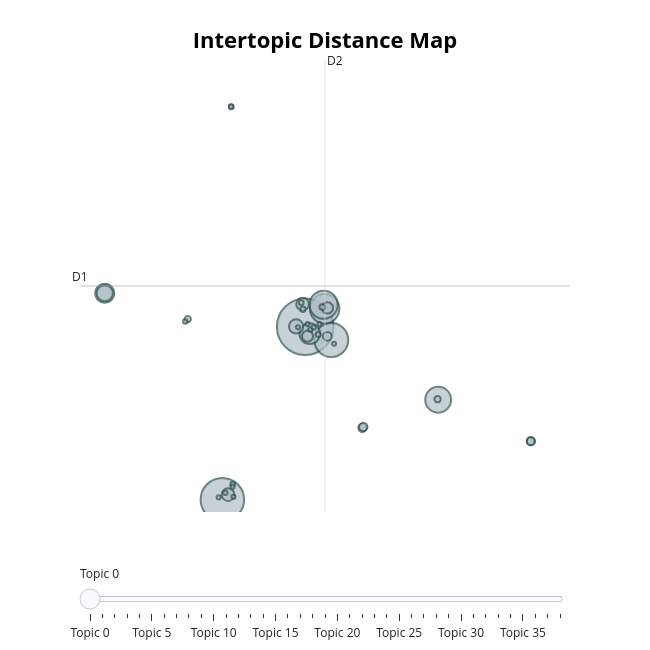
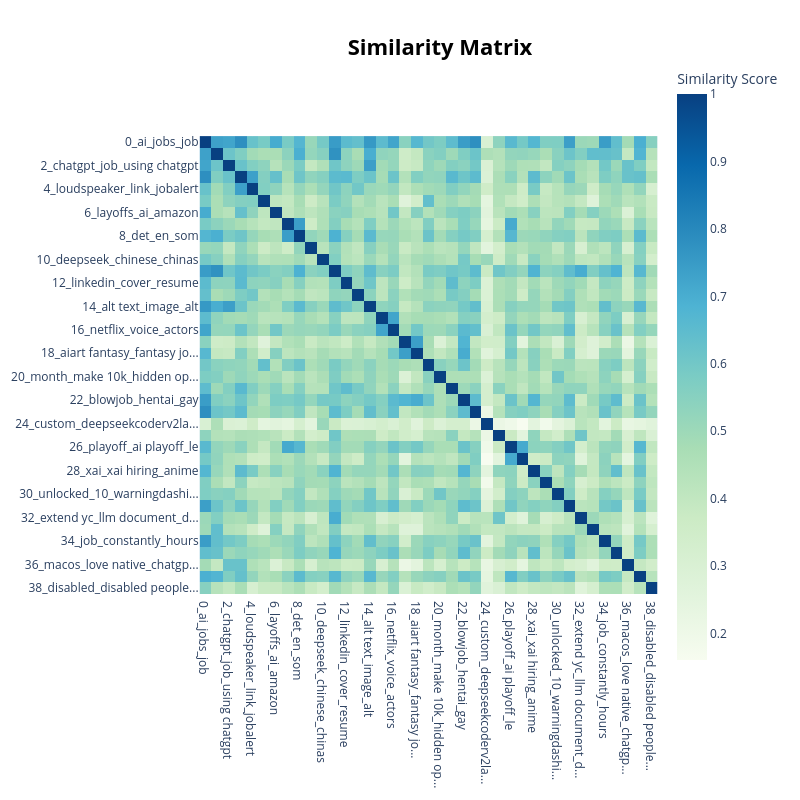
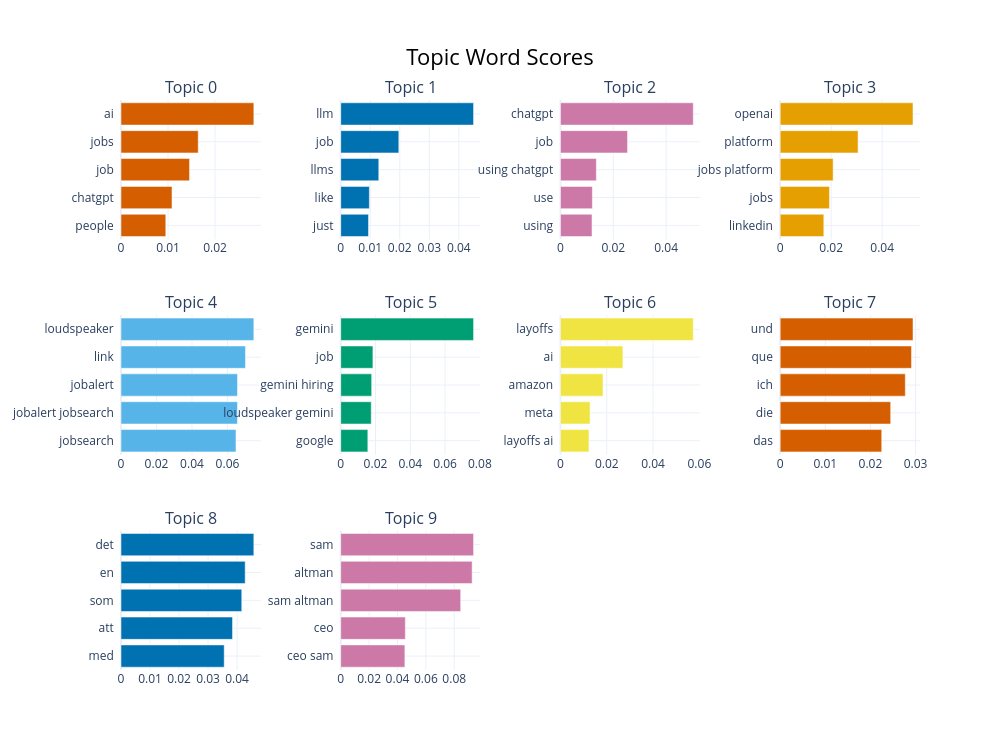

The code cell stored with these charts, in order, in its notebook:
### Code cell
# Define the output directory
output_dir = "bertopic_visualizations"
if not os.path.exists(output_dir):
    os.makedirs(output_dir)
    print(f"Created output directory: {output_dir}")

# --- 1. Probability Reset and Topic Reduction (FIXED CODE) ---
nr_topics = 40

# --- FIX: Set probabilities_ to None to avoid mapping errors during reduction ---
# This forces the model to ignore the complex, large original probabilities matrix.
topic_model.probabilities_ = None
print("Probabilities matrix reset to avoid Index Error.")

# Reduce topics - using docs=texts and nr_topics
print(f"Original number of topics (including outliers): {len(topic_model.get_topic_info())}")
topic_model.reduce_topics(docs=texts, nr_topics=nr_topics) 

# --- RECALCULATE TOPIC ASSIGNMENTS and PROBABILITIES ---
# Rerun transform on the aligned texts to get new assignments based on the reduced topics
new_topics, new_probabilities = topic_model.transform(texts)
topic_model.probabilities_ = new_probabilities
topic_model.topics_ = new_topics

# Get the updated topic information
topic_info = topic_model.get_topic_info()
print(f"Reduced number of topics (including outliers): {len(topic_info)}")

# Save the updated info
topic_info.to_csv(os.path.join(output_dir, "reduced_topic_info.csv"), index=False)
print("\nSaved reduced topic information.")

# --- 2. Visualization Generation and Saving ---

## 2.1 Intertopic Distance Map (UMAP/t-SNE)
fig_distance = topic_model.visualize_topics()
fig_distance.write_html(os.path.join(output_dir, "01_intertopic_distance_map.html"))
print("Saved 01_intertopic_distance_map.html")

fig_distance = topic_model.visualize_topics()
fig_distance.show()     # <-- PRINT IN NOTEBOOK
fig_distance.write_html(os.path.join(output_dir, "01_intertopic_distance_map.html"))
print("Saved 01_intertopic_distance_map.html")

## 2.2 Topic Similarity Heatmap
fig_heatmap = topic_model.visualize_heatmap()
fig_heatmap.write_html(os.path.join(output_dir, "02_topic_similarity_heatmap.html"))
print("Saved 02_topic_similarity_heatmap.html")

fig_heatmap = topic_model.visualize_heatmap()
fig_heatmap.show()      # <-- PRINT IN NOTEBOOK
fig_heatmap.write_html(os.path.join(output_dir, "02_topic_similarity_heatmap.html"))
print("Saved 02_topic_similarity_heatmap.html")

## 2.3 Topic Word Scores (Bar Chart for Top 10 Topics)
fig_barchart = topic_model.visualize_barchart(top_n_topics=10)
fig_barchart.write_html(os.path.join(output_dir, "03_top_10_topic_barchart.html"))
print("Saved 03_top_10_topic_barchart.html")

fig_barchart = topic_model.visualize_barchart(top_n_topics=10)
fig_barchart.show()     # <-- PRINT IN NOTEBOOK
fig_barchart.write_html(os.path.join(output_dir, "03_top_10_topic_barchart.html"))
print("Saved 03_top_10_topic_barchart.html")

### Figure 1 — Plotly figure (JSON) as saved in the notebook; plotly's stock layout.template omitted (floating-point values rounded to 4 significant figures)
{"data": [{"customdata": [[0, "ai | jobs | job | chatgpt | people", 2157], [1, "llm | job | llms | like | just", 1272], [2, "chatgpt | job | using chatgpt | use | using", 778], [3, "openai | platform | jobs platform | jobs | linkedin", 584], [4, "loudspeaker | link | jobalert | jobalert jobsearch | jobsearch", 533], [5, "gemini | job | gemini hiring | loudspeaker gemini | google", 451], [6, "layoffs | ai | amazon | meta | layoffs ai", 288], [7, "und | que | ich | die | das", 247], [8, "det | en | som | att | med", 176], [9, "sam | altman | sam altman | ceo | ceo sam", 138], [10, "deepseek | chinese | chinas | deepseek offers | ramps", 110], [11, "engineer | yc | hiring | senior | llm", 109], [12, "linkedin | cover | resume | cover letters | ai", 86], [13, "policecarlight ai | job alert | alert | policecarlight | apply policecarlight", 83], [14, "alt text | image | alt | chatgpt | text", 52], [15, "voice | voice acting | acting | vas | date got", 46], [16, "netflix | voice | actors | strike | 900000", 46], [17, "aiart | aiart aiart | aiartcommunity | blowjobchurch | aiartcommunity generativeart", 46], [18, "aiart fantasy | fantasy jobs | fantasy | ai aiart | aiart", 41], [19, "2jobcom | gemini | aigemini | impress watch | inajob", 27], [20, "month | make 10k | hidden opportunities | imagined earning | 9to5 job", 27], [21, "resume | introduction | cybersecurity | chatgpt resume | ai resume", 22], [22, "blowjob | hentai | gay | ai aiart | porn", 20], [23, "media | social | social media | video | content", 17], [24, "custom | deepseekcoderv2latest | custom llmsjob | llmsjob exception | exception deepseekcoderv2latest", 16], [25, "prompt | prompt engineers | prompt engineering | prompt engineer | engineer", 15], [26, "playoff | ai playoff | le | mondiali | israele", 14], [27, "nba | playoffs | nbaplayoffs | playoff | win", 13], [28, "xai | xai hiring | anime | anime girls | girls", 13], [29, "elon | grok | blockchain | earth power | live aipowered", 13], [30, "unlocked | 10 | warningdashingaway2 | words past | trending words", 13], [31, "agent | comments | cron | comments url | hn ai", 12], [32, "extend yc | llm document | document processing | extend | engineers build", 12], [33, "llm slop | slop | layoffs | ibm | slop disrupting", 12], [34, "job | constantly | hours | yall im | fun yall", 12], [35, "user | 1970s | 50 engineer | 1970s female | assure know", 11], [36, "macos | love native | chatgpt desktop | desktop app | native macos", 11], [37, "genai | fuck | bias | cheap fast | guidance", 11], [38, "disabled | disabled people | disability | people | neurotypical", 10]], "hovertemplate": "<b>Topic %{customdata[0]}</b><br>%{customdata[1]}<br>Size: %{customdata[2]}", "legendgroup": "", "marker": {"color": "#B0BEC5", "line": {"color": "DarkSlateGrey", "width": 2}, "size": [2157, 1272, 778, 584, 533, 451, 288, 247, 176, 138, 110, 109, 86, 83, 52, 46, 46, 46, 41, 27, 27, 22, 20, 17, 16, 15, 14, 13, 13, 13, 13, 12, 12, 12, 12, 11, 11, 11, 10], "sizemode": "area", "sizeref": 1.348, "symbol": "circle"}, "mode": "markers", "name": "", "orientation": "v", "showlegend": false, "type": "scatter", "x": [2.228, -3.012, 3.879, 3.459, 3.395, 10.64, 2.516, -10.45, -10.45, 1.654, 2.068, -2.649, 3.638, 2.378, 3.63, 5.848, 5.906, 16.51, 16.5, 10.61, -5.203, 3.313, 2.086, 3.055, 1.978, -2.356, -2.441, -2.463, -2.821, 2.556, -5.361, 2.385, -2.366, -3.245, 2.768, -2.31, 4.058, 1.769, 3.137], "xaxis": "x", "y": [5.972, -5.475, 5.095, 7.155, 7.426, 1.134, 5.513, 8.186, 8.186, 5.988, 7.465, -5.149, 7.213, 5.348, 5.336, -0.7231, -0.663, -1.611, -1.609, 1.172, 6.474, 7.272, 7.122, 5.455, 7.566, -4.446, 20.52, 20.55, -5.028, 5.778, 6.316, 6.147, -4.619, -5.322, 5.923, -5.285, 4.836, 5.927, 6.148], "yaxis": "y"}], "layout": {"annotations": [{"showarrow": false, "text": "D1", "x": -12.02, "y": 8.666, "yshift": 10}, {"showarrow": false, "text": "D2", "x": 3.483, "xshift": 10, "y": 23.63}], "height": 650, "hoverlabel": {"bgcolor": "white", "font": {"family": "Rockwell", "size": 16}}, "legend": {"itemsizing": "constant", "tracegroupgap": 0}, "margin": {"t": 60}, "shapes": [{"line": {"color": "#CFD8DC", "width": 2}, "type": "line", "x0": 3.483, "x1": 3.483, "y0": -6.296, "y1": 23.63}, {"line": {"color": "#9E9E9E", "width": 2}, "type": "line", "x0": -12.02, "x1": 18.99, "y0": 8.666, "y1": 8.666}], "sliders": [{"active": 0, "pad": {"t": 50}, "steps": [{"args": [{"marker.color": [["red", "#B0BEC5", "#B0BEC5", "#B0BEC5", "#B0BEC5", "#B0BEC5", "#B0BEC5", "#B0BEC5", "#B0BEC5", "#B0BEC5", "#B0BEC5", "#B0BEC5", "#B0BEC5", "#B0BEC5", "#B0BEC5", "#B0BEC5", "#B0BEC5", "#B0BEC5", "#B0BEC5", "#B0BEC5", "#B0BEC5", "#B0BEC5", "#B0BEC5", "#B0BEC5", "#B0BEC5", "#B0BEC5", "#B0BEC5", "#B0BEC5", "#B0BEC5", "#B0BEC5", "#B0BEC5", "#B0BEC5", "#B0BEC5", "#B0BEC5", "#B0BEC5", "#B0BEC5", "#B0BEC5", "#B0BEC5", "#B0BEC5"]]}], "label": "Topic 0", "method": "update"}, {"args": [{"marker.color": [["#B0BEC5", "red", "#B0BEC5", "#B0BEC5", "#B0BEC5", "#B0BEC5", "#B0BEC5", "#B0BEC5", "#B0BEC5", "#B0BEC5", "#B0BEC5", "#B0BEC5", "#B0BEC5", "#B0BEC5", "#B0BEC5", "#B0BEC5", "#B0BEC5", "#B0BEC5", "#B0BEC5", "#B0BEC5", "#B0BEC5", "#B0BEC5", "#B0BEC5", "#B0BEC5", "#B0BEC5", "#B0BEC5", "#B0BEC5", "#B0BEC5", "#B0BEC5", "#B0BEC5", "#B0BEC5", "#B0BEC5", "#B0BEC5", "#B0BEC5", "#B0BEC5", "#B0BEC5", "#B0BEC5", "#B0BEC5", "#B0BEC5"]]}], "label": "Topic 1", "method": "update"}, {"args": [{"marker.color": [["#B0BEC5", "#B0BEC5", "red", "#B0BEC5", "#B0BEC5", "#B0BEC5", "#B0BEC5", "#B0BEC5", "#B0BEC5", "#B0BEC5", "#B0BEC5", "#B0BEC5", "#B0BEC5", "#B0BEC5", "#B0BEC5", "#B0BEC5", "#B0BEC5", "#B0BEC5", "#B0BEC5", "#B0BEC5", "#B0BEC5", "#B0BEC5", "#B0BEC5", "#B0BEC5", "#B0BEC5", "#B0BEC5", "#B0BEC5", "#B0BEC5", "#B0BEC5", "#B0BEC5", "#B0BEC5", "#B0BEC5", "#B0BEC5", "#B0BEC5", "#B0BEC5", "#B0BEC5", "#B0BEC5", "#B0BEC5", "#B0BEC5"]]}], "label": "Topic 2", "method": "update"}, {"args": [{"marker.color": [["#B0BEC5", "#B0BEC5", "#B0BEC5", "red", "#B0BEC5", "#B0BEC5", "#B0BEC5", "#B0BEC5", "#B0BEC5", "#B0BEC5", "#B0BEC5", "#B0BEC5", "#B0BEC5", "#B0BEC5", "#B0BEC5", "#B0BEC5", "#B0BEC5", "#B0BEC5", "#B0BEC5", "#B0BEC5", "#B0BEC5", "#B0BEC5", "#B0BEC5", "#B0BEC5", "#B0BEC5", "#B0BEC5", "#B0BEC5", "#B0BEC5", "#B0BEC5", "#B0BEC5", "#B0BEC5", "#B0BEC5", "#B0BEC5", "#B0BEC5", "#B0BEC5", "#B0BEC5", "#B0BEC5", "#B0BEC5", "#B0BEC5"]]}], "label": "Topic 3", "method": "update"}, {"args": [{"marker.color": [["#B0BEC5", "#B0BEC5", "#B0BEC5", "#B0BEC5", "red", "#B0BEC5", "#B0BEC5", "#B0BEC5", "#B0BEC5", "#B0BEC5", "#B0BEC5", "#B0BEC5", "#B0BEC5", "#B0BEC5", "#B0BEC5", "#B0BEC5", "#B0BEC5", "#B0BEC5", "#B0BEC5", "#B0BEC5", "#B0BEC5", "#B0BEC5", "#B0BEC5", "#B0BEC5", "#B0BEC5", "#B0BEC5", "#B0BEC5", "#B0BEC5", "#B0BEC5", "#B0BEC5", "#B0BEC5", "#B0BEC5", "#B0BEC5", "#B0BEC5", "#B0BEC5", "#B0BEC5", "#B0BEC5", "#B0BEC5", "#B0BEC5"]]}], "label": "Topic 4", "method": "update"}, {"args": [{"marker.color": [["#B0BEC5", "#B0BEC5", "#B0BEC5", "#B0BEC5", "#B0BEC5", "red", "#B0BEC5", "#B0BEC5", "#B0BEC5", "#B0BEC5", "#B0BEC5", "#B0BEC5", "#B0BEC5", "#B0BEC5", "#B0BEC5", "#B0BEC5", "#B0BEC5", "#B0BEC5", "#B0BEC5", "#B0BEC5", "#B0BEC5", "#B0BEC5", "#B0BEC5", "#B0BEC5", "#B0BEC5", "#B0BEC5", "#B0BEC5", "#B0BEC5", "#B0BEC5", "#B0BEC5", "#B0BEC5", "#B0BEC5", "#B0BEC5", "#B0BEC5", "#B0BEC5", "#B0BEC5", "#B0BEC5", "#B0BEC5", "#B0BEC5"]]}], "label": "Topic 5", "method": "update"}, {"args": [{"marker.color": [["#B0BEC5", "#B0BEC5", "#B0BEC5", "#B0BEC5", "#B0BEC5", "#B0BEC5", "red", "#B0BEC5", "#B0BEC5", "#B0BEC5", "#B0BEC5", "#B0BEC5", "#B0BEC5", "#B0BEC5", "#B0BEC5", "#B0BEC5", "#B0BEC5", "#B0BEC5", "#B0BEC5", "#B0BEC5", "#B0BEC5", "#B0BEC5", "#B0BEC5", "#B0BEC5", "#B0BEC5", "#B0BEC5", "#B0BEC5", "#B0BEC5", "#B0BEC5", "#B0BEC5", "#B0BEC5", "#B0BEC5", "#B0BEC5", "#B0BEC5", "#B0BEC5", "#B0BEC5", "#B0BEC5", "#B0BEC5", "#B0BEC5"]]}], "label": "Topic 6", "method": "update"}, {"args": [{"marker.color": [["#B0BEC5", "#B0BEC5", "#B0BEC5", "#B0BEC5", "#B0BEC5", "#B0BEC5", "#B0BEC5", "red", "#B0BEC5", "#B0BEC5", "#B0BEC5", "#B0BEC5", "#B0BEC5", "#B0BEC5", "#B0BEC5", "#B0BEC5", "#B0BEC5", "#B0BEC5", "#B0BEC5", "#B0BEC5", "#B0BEC5", "#B0BEC5", "#B0BEC5", "#B0BEC5", "#B0BEC5", "#B0BEC5", "#B0BEC5", "#B0BEC5", "#B0BEC5", "#B0BEC5", "#B0BEC5", "#B0BEC5", "#B0BEC5", "#B0BEC5", "#B0BEC5", "#B0BEC5", "#B0BEC5", "#B0BEC5", "#B0BEC5"]]}], "label": "Topic 7", "method": "update"}, {"args": [{"marker.color": [["#B0BEC5", "#B0BEC5", "#B0BEC5", "#B0BEC5", "#B0BEC5", "#B0BEC5", "#B0BEC5", "#B0BEC5", "red", "#B0BEC5", "#B0BEC5", "#B0BEC5", "#B0BEC5", "#B0BEC5", "#B0BEC5", "#B0BEC5", "#B0BEC5", "#B0BEC5", "#B0BEC5", "#B0BEC5", "#B0BEC5", "#B0BEC5", "#B0BEC5", "#B0BEC5", "#B0BEC5", "#B0BEC5", "#B0BEC5", "#B0BEC5", "#B0BEC5", "#B0BEC5", "#B0BEC5", "#B0BEC5", "#B0BEC5", "#B0BEC5", "#B0BEC5", "#B0BEC5", "#B0BEC5", "#B0BEC5", "#B0BEC5"]]}], "label": "Topic 8", "method": "update"}, {"args": [{"marker.color": [["#B0BEC5", "#B0BEC5", "#B0BEC5", "#B0BEC5", "#B0BEC5", "#B0BEC5", "#B0BEC5", "#B0BEC5", "#B0BEC5", "red", "#B0BEC5", "#B0BEC5", "#B0BEC5", "#B0BEC5", "#B0BEC5", "#B0BEC5", "#B0BEC5", "#B0BEC5", "#B0BEC5", "#B0BEC5", "#B0BEC5", "#B0BEC5", "#B0BEC5", "#B0BEC5", "#B0BEC5", "#B0BEC5", "#B0BEC5", "#B0BEC5", "#B0BEC5", "#B0BEC5", "#B0BEC5", "#B0BEC5", "#B0BEC5", "#B0BEC5", "#B0BEC5", "#B0BEC5", "#B0BEC5", "#B0BEC5", "#B0BEC5"]]}], "label": "Topic 9", "method": "update"}, {"args": [{"marker.color": [["#B0BEC5", "#B0BEC5", "#B0BEC5", "#B0BEC5", "#B0BEC5", "#B0BEC5", "#B0BEC5", "#B0BEC5", "#B0BEC5", "#B0BEC5", "red", "#B0BEC5", "#B0BEC5", "#B0BEC5", "#B0BEC5", "#B0BEC5", "#B0BEC5", "#B0BEC5", "#B0BEC5", "#B0BEC5", "#B0BEC5", "#B0BEC5", "#B0BEC5", "#B0BEC5", "#B0BEC5", "#B0BEC5", "#B0BEC5", "#B0BEC5", "#B0BEC5", "#B0BEC5", "#B0BEC5", "#B0BEC5", "#B0BEC5", "#B0BEC5", "#B0BEC5", "#B0BEC5", "#B0BEC5", "#B0BEC5", "#B0BEC5"]]}], "label": "Topic 10", "method": "update"}, {"args": [{"marker.color": [["#B0BEC5", "#B0BEC5", "#B0BEC5", "#B0BEC5", "#B0BEC5", "#B0BEC5", "#B0BEC5", "#B0BEC5", "#B0BEC5", "#B0BEC5", "#B0BEC5", "red", "#B0BEC5", "#B0BEC5", "#B0BEC5", "#B0BEC5", "#B0BEC5", "#B0BEC5", "#B0BEC5", "#B0BEC5", "#B0BEC5", "#B0BEC5", "#B0BEC5", "#B0BEC5", "#B0BEC5", "#B0BEC5", "#B0BEC5", "#B0BEC5", "#B0BEC5", "#B0BEC5", "#B0BEC5", "#B0BEC5", "#B0BEC5", "#B0BEC5", "#B0BEC5", "#B0BEC5", "#B0BEC5", "#B0BEC5", "#B0BEC5"]]}], "label": "Topic 11", "method": "update"}, {"args": [{"marker.color": [["#B0BEC5", "#B0BEC5", "#B0BEC5", "#B0BEC5", "#B0BEC5", "#B0BEC5", "#B0BEC5", "#B0BEC5", "#B0BEC5", "#B0BEC5", "#B0BEC5", "#B0BEC5", "red", "#B0BEC5", "#B0BEC5", "#B0BEC5", "#B0BEC5", "#B0BEC5", "#B0BEC5", "#B0BEC5", "#B0BEC5", "#B0BEC5", "#B0BEC5", "#B0BEC5", "#B0BEC5", "#B0BEC5", "#B0BEC5", "#B0BEC5", "#B0BEC5", "#B0BEC5", "#B0BEC5", "#B0BEC5", "#B0BEC5", "#B0BEC5", "#B0BEC5", "#B0BEC5", "#B0BEC5", "#B0BEC5", "#B0BEC5"]]}], "label": "Topic 12", "method": "update"}, {"args": [{"marker.color": [["#B0BEC5", "#B0BEC5", "#B0BEC5", "#B0BEC5", "#B0BEC5", "#B0BEC5", "#B0BEC5", "#B0BEC5", "#B0BEC5", "#B0BEC5", "#B0BEC5", "#B0BEC5", "#B0BEC5", "red", "#B0BEC5", "#B0BEC5", "#B0BEC5", "#B0BEC5", "#B0BEC5", "#B0BEC5", "#B0BEC5", "#B0BEC5", "#B0BEC5", "#B0BEC5", "#B0BEC5", "#B0BEC5", "#B0BEC5", "#B0BEC5", "#B0BEC5", "#B0BEC5", "#B0BEC5", "#B0BEC5", "#B0BEC5", "#B0BEC5", "#B0BEC5", "#B0BEC5", "#B0BEC5", "#B0BEC5", "#B0BEC5"]]}], "label": "Topic 13", "method": "update"}, {"args": [{"marker.color": [["#B0BEC5", "#B0BEC5", "#B0BEC5", "#B0BEC5", "#B0BEC5", "#B0BEC5", "#B0BEC5", "#B0BEC5", "#B0BEC5", "#B0BEC5", "#B0BEC5", "#B0BEC5", "#B0BEC5", "#B0BEC5", "red", "#B0BEC5", "#B0BEC5", "#B0BEC5", "#B0BEC5", "#B0BEC5", "#B0BEC5", "#B0BEC5", "#B0BEC5", "#B0BEC5", "#B0BEC5", "#B0BEC5", "#B0BEC5", "#B0BEC5", "#B0BEC5", "#B0BEC5", "#B0BEC5", "#B0BEC5", "#B0BEC5", "#B0BEC5", "#B0BEC5", "#B0BEC5", "#B0BEC5", "#B0BEC5", "#B0BEC5"]]}], "label": "Topic 14", "method": "update"}, {"args": [{"marker.color": [["#B0BEC5", "#B0BEC5", "#B0BEC5", "#B0BEC5", "#B0BEC5", "#B0BEC5", "#B0BEC5", "#B0BEC5", "#B0BEC5", "#B0BEC5", "#B0BEC5", "#B0BEC5", "#B0BEC5", "#B0BEC5", "#B0BEC5", "red", "#B0BEC5", "#B0BEC5", "#B0BEC5", "#B0BEC5", "#B0BEC5", "#B0BEC5", "#B0BEC5", "#B0BEC5", "#B0BEC5", "#B0BEC5", "#B0BEC5", "#B0BEC5", "#B0BEC5", "#B0BEC5", "#B0BEC5", "#B0BEC5", "#B0BEC5", "#B0BEC5", "#B0BEC5", "#B0BEC5", "#B0BEC5", "#B0BEC5", "#B0BEC5"]]}], "label": "Topic 15", "method": "update"}, {"args": [{"marker.color": [["#B0BEC5", "#B0BEC5", "#B0BEC5", "#B0BEC5", "#B0BEC5", "#B0BEC5", "#B0BEC5", "#B0BEC5", "#B0BEC5", "#B0BEC5", "#B0BEC5", "#B0BEC5", "#B0BEC5", "#B0BEC5", "#B0BEC5", "#B0BEC5", "red", "#B0BEC5", "#B0BEC5", "#B0BEC5", "#B0BEC5", "#B0BEC5", "#B0BEC5", "#B0BEC5", "#B0BEC5", "#B0BEC5", "#B0BEC5", "#B0BEC5", "#B0BEC5", "#B0BEC5", "#B0BEC5", "#B0BEC5", "#B0BEC5", "#B0BEC5", "#B0BEC5", "#B0BEC5", "#B0BEC5", "#B0BEC5", "#B0BEC5"]]}], "label": "Topic 16", "method": "update"}, {"args": [{"marker.color": [["#B0BEC5", "#B0BEC5", "#B0BEC5", "#B0BEC5", "#B0BEC5", "#B0BEC5", "#B0BEC5", "#B0BEC5", "#B0BEC5", "#B0BEC5", "#B0BEC5", "#B0BEC5", "#B0BEC5", "#B0BEC5", "#B0BEC5", "#B0BEC5", "#B0BEC5", "red", "#B0BEC5", "#B0BEC5", "#B0BEC5", "#B0BEC5", "#B0BEC5", "#B0BEC5", "#B0BEC5", "#B0BEC5", "#B0BEC5", "#B0BEC5", "#B0BEC5", "#B0BEC5", "#B0BEC5", "#B0BEC5", "#B0BEC5", "#B0BEC5", "#B0BEC5", "#B0BEC5", "#B0BEC5", "#B0BEC5", "#B0BEC5"]]}], "label": "Topic 17", "method": "update"}, {"args": [{"marker.color": [["#B0BEC5", "#B0BEC5", "#B0BEC5", "#B0BEC5", "#B0BEC5", "#B0BEC5", "#B0BEC5", "#B0BEC5", "#B0BEC5", "#B0BEC5", "#B0BEC5", "#B0BEC5", "#B0BEC5", "#B0BEC5", "#B0BEC5", "#B0BEC5", "#B0BEC5", "#B0BEC5", "red", "#B0BEC5", "#B0BEC5", "#B0BEC5", "#B0BEC5", "#B0BEC5", "#B0BEC5", "#B0BEC5", "#B0BEC5", "#B0BEC5", "#B0BEC5", "#B0BEC5", "#B0BEC5", "#B0BEC5", "#B0BEC5", "#B0BEC5", "#B0BEC5", "#B0BEC5", "#B0BEC5", "#B0BEC5", "#B0BEC5"]]}], "label": "Topic 18", "method": "update"}, {"args": [{"marker.color": [["#B0BEC5", "#B0BEC5", "#B0BEC5", "#B0BEC5", "#B0BEC5", "#B0BEC5", "#B0BEC5", "#B0BEC5", "#B0BEC5", "#B0BEC5", "#B0BEC5", "#B0BEC5", "#B0BEC5", "#B0BEC5", "#B0BEC5", "#B0BEC5", "#B0BEC5", "#B0BEC5", "#B0BEC5", "red", "#B0BEC5", "#B0BEC5", "#B0BEC5", "#B0BEC5", "#B0BEC5", "#B0BEC5", "#B0BEC5", "#B0BEC5", "#B0BEC5", "#B0BEC5", "#B0BEC5", "#B0BEC5", "#B0BEC5", "#B0BEC5", "#B0BEC5", "#B0BEC5", "#B0BEC5", "#B0BEC5", "#B0BEC5"]]}], "label": "Topic 19", "method": "update"}, {"args": [{"marker.color": [["#B0BEC5", "#B0BEC5", "#B0BEC5", "#B0BEC5", "#B0BEC5", "#B0BEC5", "#B0BEC5", "#B0BEC5", "#B0BEC5", "#B0BEC5", "#B0BEC5", "#B0BEC5", "#B0BEC5", "#B0BEC5", "#B0BEC5", "#B0BEC5", "#B0BEC5", "#B0BEC5", "#B0BEC5", "#B0BEC5", "red", "#B0BEC5", "#B0BEC5", "#B0BEC5", "#B0BEC5", "#B0BEC5", "#B0BEC5", "#B0BEC5", "#B0BEC5", "#B0BEC5", "#B0BEC5", "#B0BEC5", "#B0BEC5", "#B0BEC5", "#B0BEC5", "#B0BEC5", "#B0BEC5", "#B0BEC5", "#B0BEC5"]]}], "label": "Topic 20", "method": "update"}, {"args": [{"marker.color": [["#B0BEC5", "#B0BEC5", "#B0BEC5", "#B0BEC5", "#B0BEC5", "#B0BEC5", "#B0BEC5", "#B0BEC5", "#B0BEC5", "#B0BEC5", "#B0BEC5", "#B0BEC5", "#B0BEC5", "#B0BEC5", "#B0BEC5", "#B0BEC5", "#B0BEC5", "#B0BEC5", "#B0BEC5", "#B0BEC5", "#B0BEC5", "red", "#B0BEC5", "#B0BEC5", "#B0BEC5", "#B0BEC5", "#B0BEC5", "#B0BEC5", "#B0BEC5", "#B0BEC5", "#B0BEC5", "#B0BEC5", "#B0BEC5", "#B0BEC5", "#B0BEC5", "#B0BEC5", "#B0BEC5", "#B0BEC5", "#B0BEC5"]]}], "label": "Topic 21", "method": "update"}, {"args": [{"marker.color": [["#B0BEC5", "#B0BEC5", "#B0BEC5", "#B0BEC5", "#B0BEC5", "#B0BEC5", "#B0BEC5", "#B0BEC5", "#B0BEC5", "#B0BEC5", "#B0BEC5", "#B0BEC5", "#B0BEC5", "#B0BEC5", "#B0BEC5", "#B0BEC5", "#B0BEC5", "#B0BEC5", "#B0BEC5", "#B0BEC5", "#B0BEC5", "#B0BEC5", "red", "#B0BEC5", "#B0BEC5", "#B0BEC5", "#B0BEC5", "#B0BEC5", "#B0BEC5", "#B0BEC5", "#B0BEC5", "#B0BEC5", "#B0BEC5", "#B0BEC5", "#B0BEC5", "#B0BEC5", "#B0BEC5", "#B0BEC5", "#B0BEC5"]]}], "label": "Topic 22", "method": "update"}, {"args": [{"marker.color": [["#B0BEC5", "#B0BEC5", "#B0BEC5", "#B0BEC5", "#B0BEC5", "#B0BEC5", "#B0BEC5", "#B0BEC5", "#B0BEC5", "#B0BEC5", "#B0BEC5", "#B0BEC5", "#B0BEC5", "#B0BEC5", "#B0BEC5", "#B0BEC5", "#B0BEC5", "#B0BEC5", "#B0BEC5", "#B0BEC5", "#B0BEC5", "#B0BEC5", "#B0BEC5", "red", "#B0BEC5", "#B0BEC5", "#B0BEC5", "#B0BEC5", "#B0BEC5", "#B0BEC5", "#B0BEC5", "#B0BEC5", "#B0BEC5", "#B0BEC5", "#B0BEC5", "#B0BEC5", "#B0BEC5", "#B0BEC5", "#B0BEC5"]]}], "label": "Topic 23", "method": "update"}, {"args": [{"marker.color": [["#B0BEC5", "#B0BEC5", "#B0BEC5", "#B0BEC5", "#B0BEC5", "#B0BEC5", "#B0BEC5", "#B0BEC5", "#B0BEC5", "#B0BEC5", "#B0BEC5", "#B0BEC5", "#B0BEC5", "#B0BEC5", "#B0BEC5", "#B0BEC5", "#B0BEC5", "#B0BEC5", "#B0BEC5", "#B0BEC5", "#B0BEC5", "#B0BEC5", "#B0BEC5", "#B0BEC5", "red", "#B0BEC5", "#B0BEC5", "#B0BEC5", "#B0BEC5", "#B0BEC5", "#B0BEC5", "#B0BEC5", "#B0BEC5", "#B0BEC5", "#B0BEC5", "#B0BEC5", "#B0BEC5", "#B0BEC5", "#B0BEC5"]]}], "label": "Topic 24", "method": "update"}, {"args": [{"marker.color": [["#B0BEC5", "#B0BEC5", "#B0BEC5", "#B0BEC5", "#B0BEC5", "#B0BEC5", "#B0BEC5", "#B0BEC5", "#B0BEC5", "#B0BEC5", "#B0BEC5", "#B0BEC5", "#B0BEC5", "#B0BEC5", "#B0BEC5", "#B0BEC5", "#B0BEC5", "#B0BEC5", "#B0BEC5", "#B0BEC5", "#B0BEC5", "#B0BEC5", "#B0BEC5", "#B0BEC5", "#B0BEC5", "red", "#B0BEC5", "#B0BEC5", "#B0BEC5", "#B0BEC5", "#B0BEC5", "#B0BEC5", "#B0BEC5", "#B0BEC5", "#B0BEC5", "#B0BEC5", "#B0BEC5", "#B0BEC5", "#B0BEC5"]]}], "label": "Topic 25", "method": "update"}, {"args": [{"marker.color": [["#B0BEC5", "#B0BEC5", "#B0BEC5", "#B0BEC5", "#B0BEC5", "#B0BEC5", "#B0BEC5", "#B0BEC5", "#B0BEC5", "#B0BEC5", "#B0BEC5", "#B0BEC5", "#B0BEC5", "#B0BEC5", "#B0BEC5", "#B0BEC5", "#B0BEC5", "#B0BEC5", "#B0BEC5", "#B0BEC5", "#B0BEC5", "#B0BEC5", "#B0BEC5", "#B0BEC5", "#B0BEC5", "#B0BEC5", "red", "#B0BEC5", "#B0BEC5", "#B0BEC5", "#B0BEC5", "#B0BEC5", "#B0BEC5", "#B0BEC5", "#B0BEC5", "#B0BEC5", "#B0BEC5", "#B0BEC5", "#B0BEC5"]]}], "label": "Topic 26", "method": "update"}, {"args": [{"marker.color": [["#B0BEC5", "#B0BEC5", "#B0BEC5", "#B0BEC5", "#B0BEC5", "#B0BEC5", "#B0BEC5", "#B0BEC5", "#B0BEC5", "#B0BEC5", "#B0BEC5", "#B0BEC5", "#B0BEC5", "#B0BEC5", "#B0BEC5", "#B0BEC5", "#B0BEC5", "#B0BEC5", "#B0BEC5", "#B0BEC5", "#B0BEC5", "#B0BEC5", "#B0BEC5", "#B0BEC5", "#B0BEC5", "#B0BEC5", "#B0BEC5", "red", "#B0BEC5", "#B0BEC5", "#B0BEC5", "#B0BEC5", "#B0BEC5", "#B0BEC5", "#B0BEC5", "#B0BEC5", "#B0BEC5", "#B0BEC5", "#B0BEC5"]]}], "label": "Topic 27", "method": "update"}, {"args": [{"marker.color": [["#B0BEC5", "#B0BEC5", "#B0BEC5", "#B0BEC5", "#B0BEC5", "#B0BEC5", "#B0BEC5", "#B0BEC5", "#B0BEC5", "#B0BEC5", "#B0BEC5", "#B0BEC5", "#B0BEC5", "#B0BEC5", "#B0BEC5", "#B0BEC5", "#B0BEC5", "#B0BEC5", "#B0BEC5", "#B0BEC5", "#B0BEC5", "#B0BEC5", "#B0BEC5", "#B0BEC5", "#B0BEC5", "#B0BEC5", "#B0BEC5", "#B0BEC5", "red", "#B0BEC5", "#B0BEC5", "#B0BEC5", "#B0BEC5", "#B0BEC5", "#B0BEC5", "#B0BEC5", "#B0BEC5", "#B0BEC5", "#B0BEC5"]]}], "label": "Topic 28", "method": "update"}, {"args": [{"marker.color": [["#B0BEC5", "#B0BEC5", "#B0BEC5", "#B0BEC5", "#B0BEC5", "#B0BEC5", "#B0BEC5", "#B0BEC5", "#B0BEC5", "#B0BEC5", "#B0BEC5", "#B0BEC5", "#B0BEC5", "#B0BEC5", "#B0BEC5", "#B0BEC5", "#B0BEC5", "#B0BEC5", "#B0BEC5", "#B0BEC5", "#B0BEC5", "#B0BEC5", "#B0BEC5", "#B0BEC5", "#B0BEC5", "#B0BEC5", "#B0BEC5", "#B0BEC5", "#B0BEC5", "red", "#B0BEC5", "#B0BEC5", "#B0BEC5", "#B0BEC5", "#B0BEC5", "#B0BEC5", "#B0BEC5", "#B0BEC5", "#B0BEC5"]]}], "label": "Topic 29", "method": "update"}, {"args": [{"marker.color": [["#B0BEC5", "#B0BEC5", "#B0BEC5", "#B0BEC5", "#B0BEC5", "#B0BEC5", "#B0BEC5", "#B0BEC5", "#B0BEC5", "#B0BEC5", "#B0BEC5", "#B0BEC5", "#B0BEC5", "#B0BEC5", "#B0BEC5", "#B0BEC5", "#B0BEC5", "#B0BEC5", "#B0BEC5", "#B0BEC5", "#B0BEC5", "#B0BEC5", "#B0BEC5", "#B0BEC5", "#B0BEC5", "#B0BEC5", "#B0BEC5", "#B0BEC5", "#B0BEC5", "#B0BEC5", "red", "#B0BEC5", "#B0BEC5", "#B0BEC5", "#B0BEC5", "#B0BEC5", "#B0BEC5", "#B0BEC5", "#B0BEC5"]]}], "label": "Topic 30", "method": "update"}, {"args": [{"marker.color": [["#B0BEC5", "#B0BEC5", "#B0BEC5", "#B0BEC5", "#B0BEC5", "#B0BEC5", "#B0BEC5", "#B0BEC5", "#B0BEC5", "#B0BEC5", "#B0BEC5", "#B0BEC5", "#B0BEC5", "#B0BEC5", "#B0BEC5", "#B0BEC5", "#B0BEC5", "#B0BEC5", "#B0BEC5", "#B0BEC5", "#B0BEC5", "#B0BEC5", "#B0BEC5", "#B0BEC5", "#B0BEC5", "#B0BEC5", "#B0BEC5", "#B0BEC5", "#B0BEC5", "#B0BEC5", "#B0BEC5", "red", "#B0BEC5", "#B0BEC5", "#B0BEC5", "#B0BEC5", "#B0BEC5", "#B0BEC5", "#B0BEC5"]]}], "label": "Topic 31", "method": "update"}, {"args": [{"marker.color": [["#B0BEC5", "#B0BEC5", "#B0BEC5", "#B0BEC5", "#B0BEC5", "#B0BEC5", "#B0BEC5", "#B0BEC5", "#B0BEC5", "#B0BEC5", "#B0BEC5", "#B0BEC5", "#B0BEC5", "#B0BEC5", "#B0BEC5", "#B0BEC5", "#B0BEC5", "#B0BEC5", "#B0BEC5", "#B0BEC5", "#B0BEC5", "#B0BEC5", "#B0BEC5", "#B0BEC5", "#B0BEC5", "#B0BEC5", "#B0BEC5", "#B0BEC5", "#B0BEC5", "#B0BEC5", "#B0BEC5", "#B0BEC5", "red", "#B0BEC5", "#B0BEC5", "#B0BEC5", "#B0BEC5", "#B0BEC5", "#B0BEC5"]]}], "label": "Topic 32", "method": "update"}, {"args": [{"marker.color": [["#B0BEC5", "#B0BEC5", "#B0BEC5", "#B0BEC5", "#B0BEC5", "#B0BEC5", "#B0BEC5", "#B0BEC5", "#B0BEC5", "#B0BEC5", "#B0BEC5", "#B0BEC5", "#B0BEC5", "#B0BEC5", "#B0BEC5", "#B0BEC5", "#B0BEC5", "#B0BEC5", "#B0BEC5", "#B0BEC5", "#B0BEC5", "#B0BEC5", "#B0BEC5", "#B0BEC5", "#B0BEC5", "#B0BEC5", "#B0BEC5", "#B0BEC5", "#B0BEC5", "#B0BEC5", "#B0BEC5", "#B0BEC5", "#B0BEC5", "red", "#B0BEC5", "#B0BEC5", "#B0BEC5", "#B0BEC5", "#B0BEC5"]]}], "label": "Topic 33", "method": "update"}, {"args": [{"marker.color": [["#B0BEC5", "#B0BEC5", "#B0BEC5", "#B0BEC5", "#B0BEC5", "#B0BEC5", "#B0BEC5", "#B0BEC5", "#B0BEC5", "#B0BEC5", "#B0BEC5", "#B0BEC5", "#B0BEC5", "#B0BEC5", "#B0BEC5", "#B0BEC5", "#B0BEC5", "#B0BEC5", "#B0BEC5", "#B0BEC5", "#B0BEC5", "#B0BEC5", "#B0BEC5", "#B0BEC5", "#B0BEC5", "#B0BEC5", "#B0BEC5", "#B0BEC5", "#B0BEC5", "#B0BEC5", "#B0BEC5", "#B0BEC5", "#B0BEC5", "#B0BEC5", "red", "#B0BEC5", "#B0BEC5", "#B0BEC5", "#B0BEC5"]]}], "label": "Topic 34", "method": "update"}, {"args": [{"marker.color": [["#B0BEC5", "#B0BEC5", "#B0BEC5", "#B0BEC5", "#B0BEC5", "#B0BEC5", "#B0BEC5", "#B0BEC5", "#B0BEC5", "#B0BEC5", "#B0BEC5", "#B0BEC5", "#B0BEC5", "#B0BEC5", "#B0BEC5", "#B0BEC5", "#B0BEC5", "#B0BEC5", "#B0BEC5", "#B0BEC5", "#B0BEC5", "#B0BEC5", "#B0BEC5", "#B0BEC5", "#B0BEC5", "#B0BEC5", "#B0BEC5", "#B0BEC5", "#B0BEC5", "#B0BEC5", "#B0BEC5", "#B0BEC5", "#B0BEC5", "#B0BEC5", "#B0BEC5", "red", "#B0BEC5", "#B0BEC5", "#B0BEC5"]]}], "label": "Topic 35", "method": "update"}, {"args": [{"marker.color": [["#B0BEC5", "#B0BEC5", "#B0BEC5", "#B0BEC5", "#B0BEC5", "#B0BEC5", "#B0BEC5", "#B0BEC5", "#B0BEC5", "#B0BEC5", "#B0BEC5", "#B0BEC5", "#B0BEC5", "#B0BEC5", "#B0BEC5", "#B0BEC5", "#B0BEC5", "#B0BEC5", "#B0BEC5", "#B0BEC5", "#B0BEC5", "#B0BEC5", "#B0BEC5", "#B0BEC5", "#B0BEC5", "#B0BEC5", "#B0BEC5", "#B0BEC5", "#B0BEC5", "#B0BEC5", "#B0BEC5", "#B0BEC5", "#B0BEC5", "#B0BEC5", "#B0BEC5", "#B0BEC5", "red", "#B0BEC5", "#B0BEC5"]]}], "label": "Topic 36", "method": "update"}, {"args": [{"marker.color": [["#B0BEC5", "#B0BEC5", "#B0BEC5", "#B0BEC5", "#B0BEC5", "#B0BEC5", "#B0BEC5", "#B0BEC5", "#B0BEC5", "#B0BEC5", "#B0BEC5", "#B0BEC5", "#B0BEC5", "#B0BEC5", "#B0BEC5", "#B0BEC5", "#B0BEC5", "#B0BEC5", "#B0BEC5", "#B0BEC5", "#B0BEC5", "#B0BEC5", "#B0BEC5", "#B0BEC5", "#B0BEC5", "#B0BEC5", "#B0BEC5", "#B0BEC5", "#B0BEC5", "#B0BEC5", "#B0BEC5", "#B0BEC5", "#B0BEC5", "#B0BEC5", "#B0BEC5", "#B0BEC5", "#B0BEC5", "red", "#B0BEC5"]]}], "label": "Topic 37", "method": "update"}, {"args": [{"marker.color": [["#B0BEC5", "#B0BEC5", "#B0BEC5", "#B0BEC5", "#B0BEC5", "#B0BEC5", "#B0BEC5", "#B0BEC5", "#B0BEC5", "#B0BEC5", "#B0BEC5", "#B0BEC5", "#B0BEC5", "#B0BEC5", "#B0BEC5", "#B0BEC5", "#B0BEC5", "#B0BEC5", "#B0BEC5", "#B0BEC5", "#B0BEC5", "#B0BEC5", "#B0BEC5", "#B0BEC5", "#B0BEC5", "#B0BEC5", "#B0BEC5", "#B0BEC5", "#B0BEC5", "#B0BEC5", "#B0BEC5", "#B0BEC5", "#B0BEC5", "#B0BEC5", "#B0BEC5", "#B0BEC5", "#B0BEC5", "#B0BEC5", "red"]]}], "label": "Topic 38", "method": "update"}]}], "title": {"font": {"color": "Black", "size": 22}, "text": "<b>Intertopic Distance Map</b>", "x": 0.5, "xanchor": "center", "y": 0.95, "yanchor": "top"}, "width": 650, "xaxis": {"anchor": "y", "domain": [0, 1], "range": [-12.02, 18.99], "title": {"text": ""}, "visible": false}, "yaxis": {"anchor": "x", "domain": [0, 1], "range": [-6.296, 23.63], "title": {"text": ""}, "visible": false}}}

### Figure 2 — Plotly figure (JSON) as saved in the notebook; plotly's stock layout.template omitted (floating-point values rounded to 4 significant figures; data arrays with more than 128 entries replaced by an {"elided": "..."} marker saying what was removed)
{"data": [{"coloraxis": "coloraxis", "hovertemplate": "x: %{x}<br>y: %{y}<br>Similarity Score: %{z}<extra></extra>", "name": "0", "type": "heatmap", "x": ["0_ai_jobs_job", "1_llm_job_llms", "2_chatgpt_job_using chatgpt", "3_openai_platform_jobs plat...", "4_loudspeaker_link_jobalert", "5_gemini_job_gemini hiring", "6_layoffs_ai_amazon", "7_und_que_ich", "8_det_en_som", "9_sam_altman_sam altman", "10_deepseek_chinese_chinas", "11_engineer_yc_hiring", "12_linkedin_cover_resume", "13_policecarlight ai_job al...", "14_alt text_image_alt", "15_voice_voice acting_acting", "16_netflix_voice_actors", "17_aiart_aiart aiart_aiartc...", "18_aiart fantasy_fantasy jo...", "19_2jobcom_gemini_aigemini", "20_month_make 10k_hidden op...", "21_resume_introduction_cybe...", "22_blowjob_hentai_gay", "23_media_social_social media", "24_custom_deepseekcoderv2la...", "25_prompt_prompt engineers_...", "26_playoff_ai playoff_le", "27_nba_playoffs_nbaplayoffs", "28_xai_xai hiring_anime", "29_elon_grok_blockchain", "30_unlocked_10_warningdashi...", "31_agent_comments_cron", "32_extend yc_llm document_d...", "33_llm slop_slop_layoffs", "34_job_constantly_hours", "35_user_1970s_50 engineer", "36_macos_love native_chatgp...", "37_genai_fuck_bias", "38_disabled_disabled people..."], "xaxis": "x", "y": ["0_ai_jobs_job", "1_llm_job_llms", "2_chatgpt_job_using chatgpt", "3_openai_platform_jobs plat...", "4_loudspeaker_link_jobalert", "5_gemini_job_gemini hiring", "6_layoffs_ai_amazon", "7_und_que_ich", "8_det_en_som", "9_sam_altman_sam altman", "10_deepseek_chinese_chinas", "11_engineer_yc_hiring", "12_linkedin_cover_resume", "13_policecarlight ai_job al...", "14_alt text_image_alt", "15_voice_voice acting_acting", "16_netflix_voice_actors", "17_aiart_aiart aiart_aiartc...", "18_aiart fantasy_fantasy jo...", "19_2jobcom_gemini_aigemini", "20_month_make 10k_hidden op...", "21_resume_introduction_cybe...", "22_blowjob_hentai_gay", "23_media_social_social media", "24_custom_deepseekcoderv2la...", "25_prompt_prompt engineers_...", "26_playoff_ai playoff_le", "27_nba_playoffs_nbaplayoffs", "28_xai_xai hiring_anime", "29_elon_grok_blockchain", "30_unlocked_10_warningdashi...", "31_agent_comments_cron", "32_extend yc_llm document_d...", "33_llm slop_slop_layoffs", "34_job_constantly_hours", "35_user_1970s_50 engineer", "36_macos_love native_chatgp...", "37_genai_fuck_bias", "38_disabled_disabled people..."], "yaxis": "y", "z": {"elided": "39x39 float values"}}], "layout": {"coloraxis": {"colorbar": {"title": {"text": "Similarity Score"}}, "colorscale": [[0, "rgb(247,252,240)"], [0.125, "rgb(224,243,219)"], [0.25, "rgb(204,235,197)"], [0.375, "rgb(168,221,181)"], [0.5, "rgb(123,204,196)"], [0.625, "rgb(78,179,211)"], [0.75, "rgb(43,140,190)"], [0.875, "rgb(8,104,172)"], [1, "rgb(8,64,129)"]]}, "height": 800, "hoverlabel": {"bgcolor": "white", "font": {"family": "Rockwell", "size": 16}}, "legend": {"title": {"text": "Trend"}}, "margin": {"t": 60}, "showlegend": true, "title": {"font": {"color": "Black", "size": 22}, "text": "<b>Similarity Matrix</b>", "x": 0.55, "xanchor": "center", "y": 0.95, "yanchor": "top"}, "width": 800, "xaxis": {"anchor": "y", "constrain": "domain", "domain": [0, 1], "scaleanchor": "y"}, "yaxis": {"anchor": "x", "autorange": "reversed", "constrain": "domain", "domain": [0, 1]}}}

### Figure 3 — Plotly figure (JSON) as saved in the notebook; plotly's stock layout.template omitted (floating-point values rounded to 4 significant figures)
{"data": [{"marker": {"color": "#D55E00"}, "orientation": "h", "type": "bar", "x": [0.009527, 0.01084, 0.01457, 0.01642, 0.02825], "xaxis": "x", "y": ["people  ", "chatgpt  ", "job  ", "jobs  ", "ai  "], "yaxis": "y"}, {"marker": {"color": "#0072B2"}, "orientation": "h", "type": "bar", "x": [0.009416, 0.009697, 0.01289, 0.01968, 0.045], "xaxis": "x2", "y": ["just  ", "like  ", "llms  ", "job  ", "llm  "], "yaxis": "y2"}, {"marker": {"color": "#CC79A7"}, "orientation": "h", "type": "bar", "x": [0.01195, 0.01208, 0.01359, 0.0254, 0.05028], "xaxis": "x3", "y": ["using  ", "use  ", "using chatgpt  ", "job  ", "chatgpt  "], "yaxis": "y3"}, {"marker": {"color": "#E69F00"}, "orientation": "h", "type": "bar", "x": [0.01712, 0.01932, 0.02077, 0.03055, 0.0521], "xaxis": "x4", "y": ["linkedin  ", "jobs  ", "jobs platform  ", "platform  ", "openai  "], "yaxis": "y4"}, {"marker": {"color": "#56B4E9"}, "orientation": "h", "type": "bar", "x": [0.06478, 0.06562, 0.06562, 0.07012, 0.07484], "xaxis": "x5", "y": ["jobsearch  ", "jobalert jobsearch  ", "jobalert  ", "link  ", "loudspeaker  "], "yaxis": "y5"}, {"marker": {"color": "#009E73"}, "orientation": "h", "type": "bar", "x": [0.01558, 0.01754, 0.01779, 0.01849, 0.07636], "xaxis": "x6", "y": ["google  ", "loudspeaker gemini  ", "gemini hiring  ", "job  ", "gemini  "], "yaxis": "y6"}, {"marker": {"color": "#F0E442"}, "orientation": "h", "type": "bar", "x": [0.0123, 0.01279, 0.01839, 0.02697, 0.05736], "xaxis": "x7", "y": ["layoffs ai  ", "meta  ", "amazon  ", "ai  ", "layoffs  "], "yaxis": "y7"}, {"marker": {"color": "#D55E00"}, "orientation": "h", "type": "bar", "x": [0.02251, 0.02448, 0.02773, 0.0291, 0.02943], "xaxis": "x8", "y": ["das  ", "die  ", "ich  ", "que  ", "und  "], "yaxis": "y8"}, {"marker": {"color": "#0072B2"}, "orientation": "h", "type": "bar", "x": [0.03556, 0.03843, 0.04161, 0.04279, 0.04577], "xaxis": "x9", "y": ["med  ", "att  ", "som  ", "en  ", "det  "], "yaxis": "y9"}, {"marker": {"color": "#CC79A7"}, "orientation": "h", "type": "bar", "x": [0.04521, 0.04553, 0.08455, 0.09261, 0.09362], "xaxis": "x10", "y": ["ceo sam  ", "ceo  ", "sam altman  ", "altman  ", "sam  "], "yaxis": "y10"}], "layout": {"annotations": [{"font": {"size": 16}, "showarrow": false, "text": "Topic 0", "x": 0.0875, "xanchor": "center", "xref": "paper", "y": 1, "yanchor": "bottom", "yref": "paper"}, {"font": {"size": 16}, "showarrow": false, "text": "Topic 1", "x": 0.3625, "xanchor": "center", "xref": "paper", "y": 1, "yanchor": "bottom", "yref": "paper"}, {"font": {"size": 16}, "showarrow": false, "text": "Topic 2", "x": 0.6375, "xanchor": "center", "xref": "paper", "y": 1, "yanchor": "bottom", "yref": "paper"}, {"font": {"size": 16}, "showarrow": false, "text": "Topic 3", "x": 0.9125, "xanchor": "center", "xref": "paper", "y": 1, "yanchor": "bottom", "yref": "paper"}, {"font": {"size": 16}, "showarrow": false, "text": "Topic 4", "x": 0.0875, "xanchor": "center", "xref": "paper", "y": 0.6222, "yanchor": "bottom", "yref": "paper"}, {"font": {"size": 16}, "showarrow": false, "text": "Topic 5", "x": 0.3625, "xanchor": "center", "xref": "paper", "y": 0.6222, "yanchor": "bottom", "yref": "paper"}, {"font": {"size": 16}, "showarrow": false, "text": "Topic 6", "x": 0.6375, "xanchor": "center", "xref": "paper", "y": 0.6222, "yanchor": "bottom", "yref": "paper"}, {"font": {"size": 16}, "showarrow": false, "text": "Topic 7", "x": 0.9125, "xanchor": "center", "xref": "paper", "y": 0.6222, "yanchor": "bottom", "yref": "paper"}, {"font": {"size": 16}, "showarrow": false, "text": "Topic 8", "x": 0.0875, "xanchor": "center", "xref": "paper", "y": 0.2444, "yanchor": "bottom", "yref": "paper"}, {"font": {"size": 16}, "showarrow": false, "text": "Topic 9", "x": 0.3625, "xanchor": "center", "xref": "paper", "y": 0.2444, "yanchor": "bottom", "yref": "paper"}], "height": 750, "hoverlabel": {"bgcolor": "white", "font": {"family": "Rockwell", "size": 16}}, "showlegend": false, "title": {"font": {"color": "Black", "size": 22}, "text": "Topic Word Scores", "x": 0.5, "xanchor": "center", "yanchor": "top"}, "width": 1000, "xaxis": {"anchor": "y", "domain": [0, 0.175], "showgrid": true}, "xaxis10": {"anchor": "y10", "domain": [0.275, 0.45], "showgrid": true}, "xaxis11": {"anchor": "y11", "domain": [0.55, 0.725], "showgrid": true}, "xaxis12": {"anchor": "y12", "domain": [0.825, 1], "showgrid": true}, "xaxis2": {"anchor": "y2", "domain": [0.275, 0.45], "showgrid": true}, "xaxis3": {"anchor": "y3", "domain": [0.55, 0.725], "showgrid": true}, "xaxis4": {"anchor": "y4", "domain": [0.825, 1], "showgrid": true}, "xaxis5": {"anchor": "y5", "domain": [0, 0.175], "showgrid": true}, "xaxis6": {"anchor": "y6", "domain": [0.275, 0.45], "showgrid": true}, "xaxis7": {"anchor": "y7", "domain": [0.55, 0.725], "showgrid": true}, "xaxis8": {"anchor": "y8", "domain": [0.825, 1], "showgrid": true}, "xaxis9": {"anchor": "y9", "domain": [0, 0.175], "showgrid": true}, "yaxis": {"anchor": "x", "domain": [0.7556, 1], "showgrid": true}, "yaxis10": {"anchor": "x10", "domain": [0, 0.2444], "showgrid": true}, "yaxis11": {"anchor": "x11", "domain": [0, 0.2444], "showgrid": true}, "yaxis12": {"anchor": "x12", "domain": [0, 0.2444], "showgrid": true}, "yaxis2": {"anchor": "x2", "domain": [0.7556, 1], "showgrid": true}, "yaxis3": {"anchor": "x3", "domain": [0.7556, 1], "showgrid": true}, "yaxis4": {"anchor": "x4", "domain": [0.7556, 1], "showgrid": true}, "yaxis5": {"anchor": "x5", "domain": [0.3778, 0.6222], "showgrid": true}, "yaxis6": {"anchor": "x6", "domain": [0.3778, 0.6222], "showgrid": true}, "yaxis7": {"anchor": "x7", "domain": [0.3778, 0.6222], "showgrid": true}, "yaxis8": {"anchor": "x8", "domain": [0.3778, 0.6222], "showgrid": true}, "yaxis9": {"anchor": "x9", "domain": [0, 0.2444], "showgrid": true}}}
